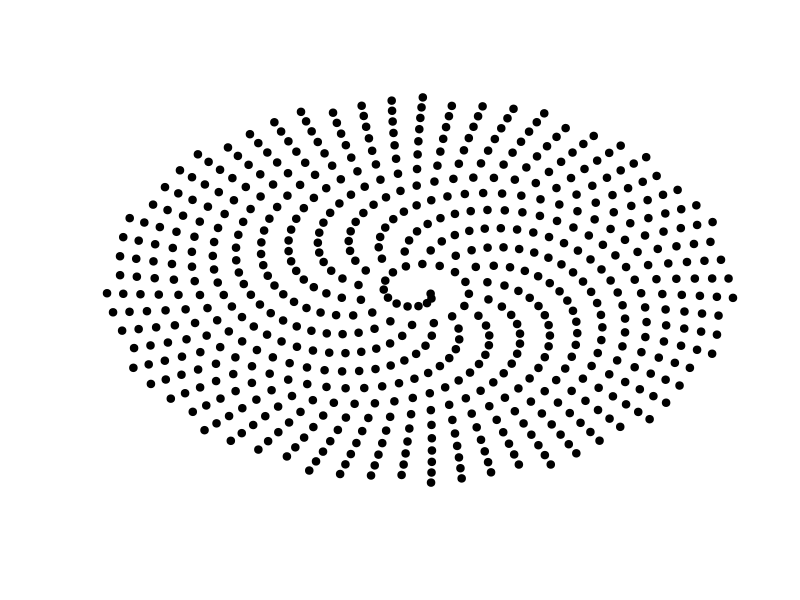

This figure's R source:
a <- function(n) {
  if(n <= 1) {
    return(0)
  }
  if(n == 2) {
    return(1)
  }
  else {
    return(a(n-1) + a(n-2) +
             a(n-3)
           
           )
  }
}

ind <- seq(0,25)
sapply(ind,a)



#golden.ratio = (sqrt(5) + 1)/2
gr <- 1.839287
fibonacci.angle=360/(gr ^2)
c=1
num_points=630
x=rep(0,num_points)
y=rep(0,num_points)

for (n in 1:num_points) {
  r=c*sqrt(n)
  theta=fibonacci.angle*(n)
  x[n]=r*cos(theta)
  y[n]=r*sin(theta)
}
plot(x,y,axes=FALSE,ann=FALSE,pch=19,cex=1)



